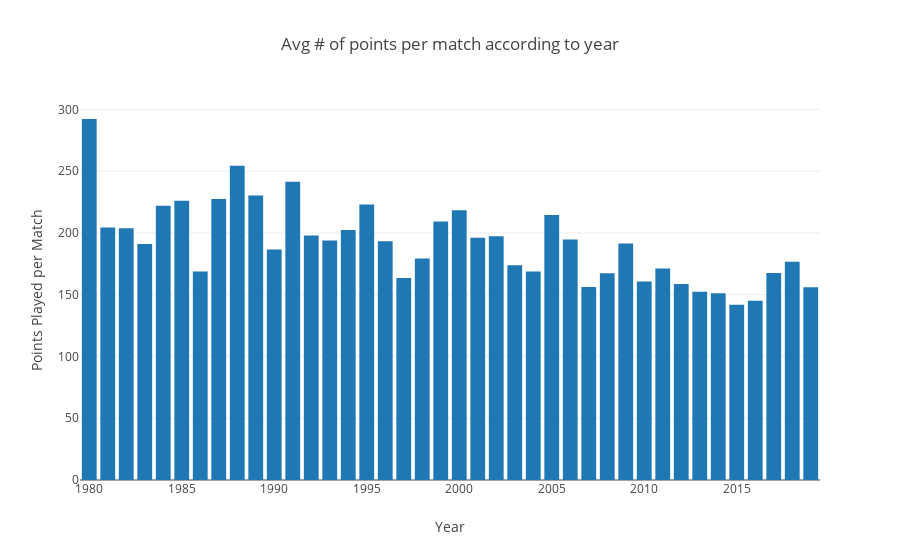

This figure's notebook cell:
### Code cell
stats_rally_yearly_totals_df = stats_rally_df_totals.groupby(['year']).mean().reset_index()
stats_rally_yearly_totals_df = stats_rally_yearly_totals_df[stats_rally_yearly_totals_df['year'] > 1979]

layout = go.Layout(
    title = 'Avg # of points per match according to year',
    yaxis = dict(title = 'Points Played per Match'),
    xaxis = dict(title = 'Year')
)

trace1 = go.Bar(
    x = stats_rally_yearly_totals_df['year'],
    y = stats_rally_yearly_totals_df['pts']
)

fig = go.Figure(data = [trace1], layout = layout)
iplot(fig)

### Figure 1 — Plotly figure (JSON) as saved in the notebook; plotly's stock layout.template omitted (floating-point values rounded to 4 significant figures)
{"data": [{"type": "bar", "uid": "a5550efe-3761-4941-ad70-9a7dc7422181", "x": [1980, 1981, 1982, 1983, 1984, 1985, 1986, 1987, 1988, 1989, 1990, 1991, 1992, 1993, 1994, 1995, 1996, 1997, 1998, 1999, 2000, 2001, 2002, 2003, 2004, 2005, 2006, 2007, 2008, 2009, 2010, 2011, 2012, 2013, 2014, 2015, 2016, 2017, 2018, 2019], "y": [292.2, 204.3, 203.8, 191, 222, 226.1, 168.9, 227.4, 254.5, 230.3, 186.7, 241.4, 198, 194.0, 202.4, 223, 193.2, 163.5, 179.4, 209.3, 218.5, 196.2, 197.3, 173.9, 168.8, 214.4, 194.8, 156.3, 167.4, 191.4, 160.6, 171.1, 158.7, 152.4, 151.2, 141.9, 145.0, 167.7, 176.7, 156.0]}], "layout": {"title": {"text": "Avg # of points per match according to year"}, "xaxis": {"title": {"text": "Year"}}, "yaxis": {"title": {"text": "Points Played per Match"}}}}
